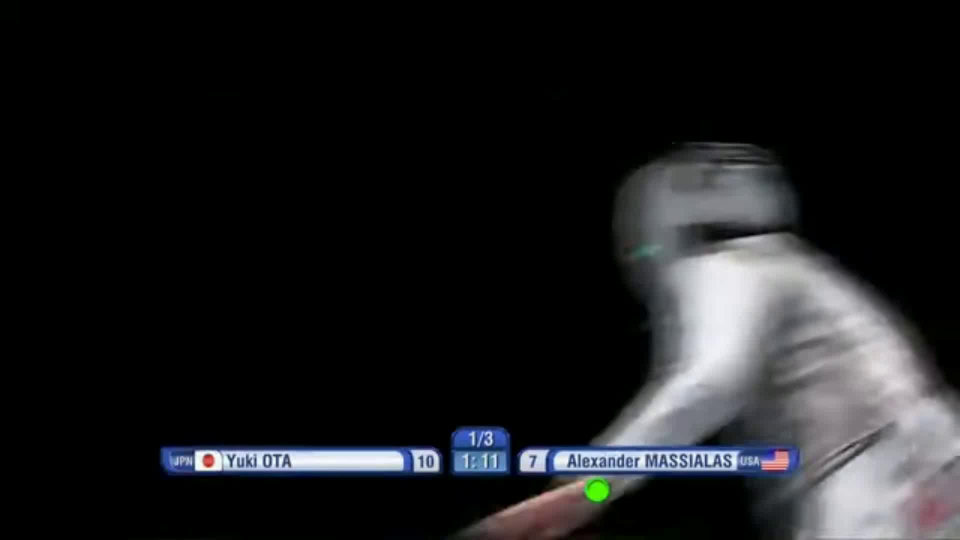
#> input picture frame 0 of data/clips/cand_001_5.9s_f0-189.mp4, 1920 x 1080 px, given in place of clip_001fixed.mp4, which was not available (shown at 1/2 size)
$ python extract_segments_more.py
#> lines starting #> are read from the running program, lines starting #| are printed output that depends on the picture; pictures that were not available may be replaced by others from this repository, and a replacement may not be noted
from pathlib import Path
import cv2

RAW_VIDEO = Path("data/raw/clip_001fixed.mp4")
CUTS_FILE = Path("outputs/cuts.txt")
OUT_DIR = Path("data/clips")
OUT_DIR.mkdir(parents=True, exist_ok=True)

# More permissive settings
MIN_SEC = 2.0
MAX_SEC = 18.0

def read_cuts():
    cuts = []
    if not CUTS_FILE.exists():
        return cuts
    for line in CUTS_FILE.read_text(encoding="utf-8").splitlines():
        line = line.strip()
        if not line or line.startswith("#"):
            continue
        # Expected format contains "frame=###"
        if "frame=" in line:
            try:
                part = line.split("frame=")[1]
                frame = int(part.split()[0])
                cuts.append(frame)
            except:
                pass
    cuts = sorted(set(cuts))
    return cuts

def main():
    cap = cv2.VideoCapture(str(RAW_VIDEO))
    if not cap.isOpened():
        raise RuntimeError(f"Could not open {RAW_VIDEO}")
    fps = cap.get(cv2.CAP_PROP_FPS)
    if fps <= 0:
        fps = 30.0
    total = int(cap.get(cv2.CAP_PROP_FRAME_COUNT))

    cuts = read_cuts()
    # Add boundaries
    boundaries = [0] + cuts + [total]
    segments = []
    for a, b in zip(boundaries[:-1], boundaries[1:]):
        dur = (b - a) / fps
        if MIN_SEC <= dur <= MAX_SEC:
            segments.append((a, b, dur))

    print(f"FPS={fps:.2f}  total_frames={total}")
    print(f"Found {len(segments)} candidate segments between cuts (MIN={MIN_SEC}s MAX={MAX_SEC}s).")

    # Write each segment out
    fourcc = cv2.VideoWriter_fourcc(*"mp4v")
    for i, (a, b, dur) in enumerate(segments, start=1):
        out_path = OUT_DIR / f"cand_{i:03d}_{dur:.1f}s_f{a}-{b}.mp4"
        cap.set(cv2.CAP_PROP_POS_FRAMES, a)
        ok, frame0 = cap.read()
        if not ok:
            continue
        h, w = frame0.shape[:2]
        writer = cv2.VideoWriter(str(out_path), fourcc, fps, (w, h))
        writer.write(frame0)

        for _ in range(a + 1, b):
            ok, frame = cap.read()
            if not ok:
                break
            writer.write(frame)

        writer.release()
        print(f"Wrote {out_path.name}")
#> this loop made 1 pass
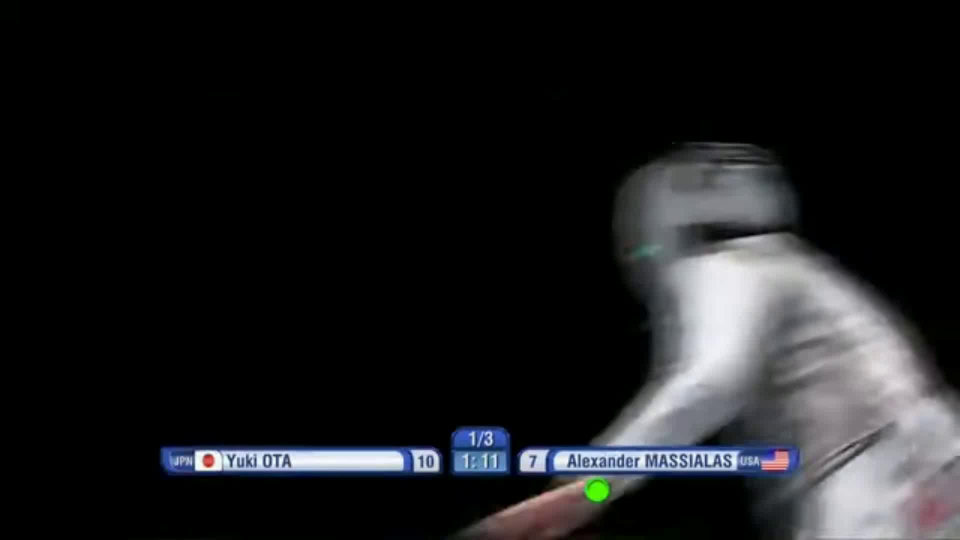
#> input picture frame 0 of data/clips/cand_001_5.9s_f0-189.mp4, 1920 x 1080 px, given in place of clip_001fixed.mp4, which was not available (shown at 1/2 size)
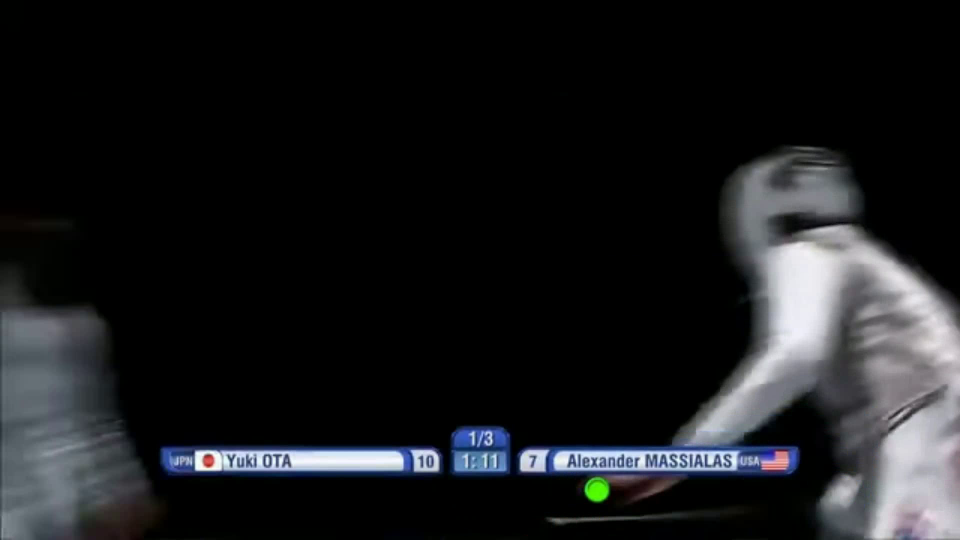
#> input picture frame 1 of data/clips/cand_001_5.9s_f0-189.mp4, 1920 x 1080 px, given in place of clip_001fixed.mp4, which was not available (shown at 1/2 size)
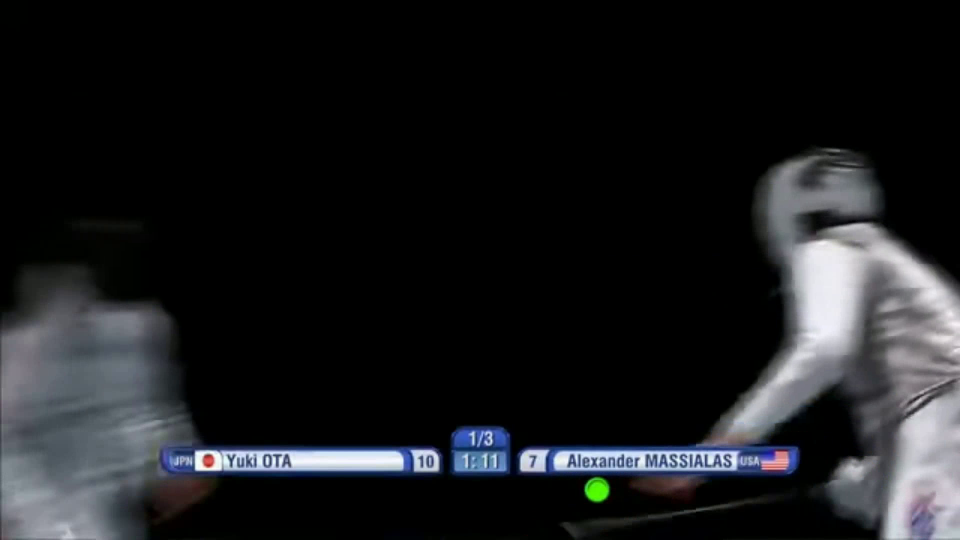
#> input picture frame 2 of data/clips/cand_001_5.9s_f0-189.mp4, 1920 x 1080 px, given in place of clip_001fixed.mp4, which was not available (shown at 1/2 size)
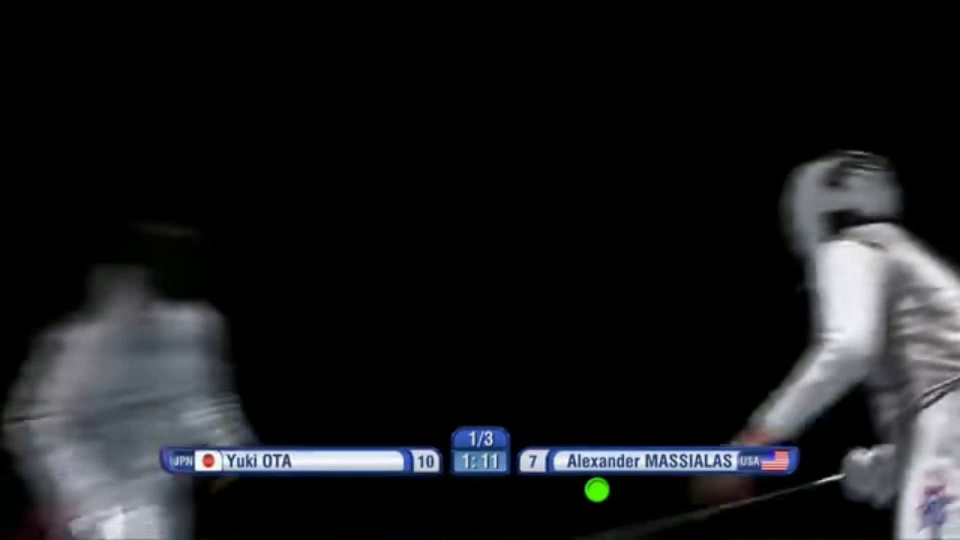
#> input picture frame 3 of data/clips/cand_001_5.9s_f0-189.mp4, 1920 x 1080 px, given in place of clip_001fixed.mp4, which was not available (shown at 1/2 size)
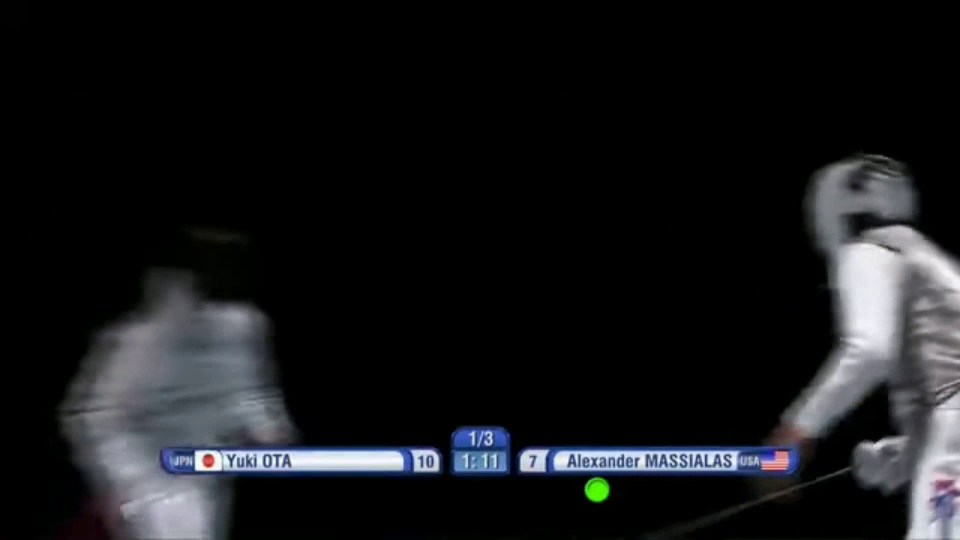
#> input picture frame 4 of data/clips/cand_001_5.9s_f0-189.mp4, 1920 x 1080 px, given in place of clip_001fixed.mp4, which was not available (shown at 1/2 size)
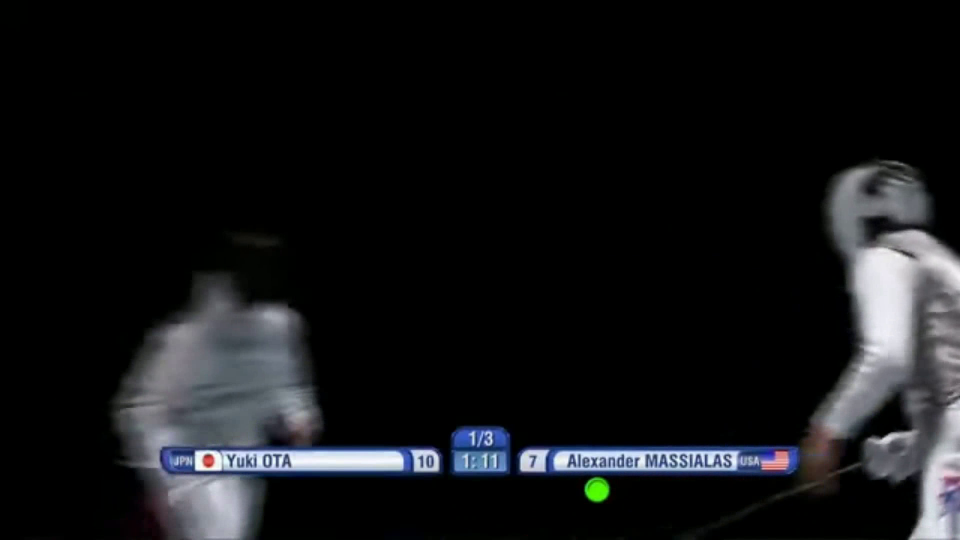
#> input picture frame 6 of data/clips/cand_001_5.9s_f0-189.mp4, 1920 x 1080 px, given in place of clip_001fixed.mp4, which was not available (shown at 1/2 size)
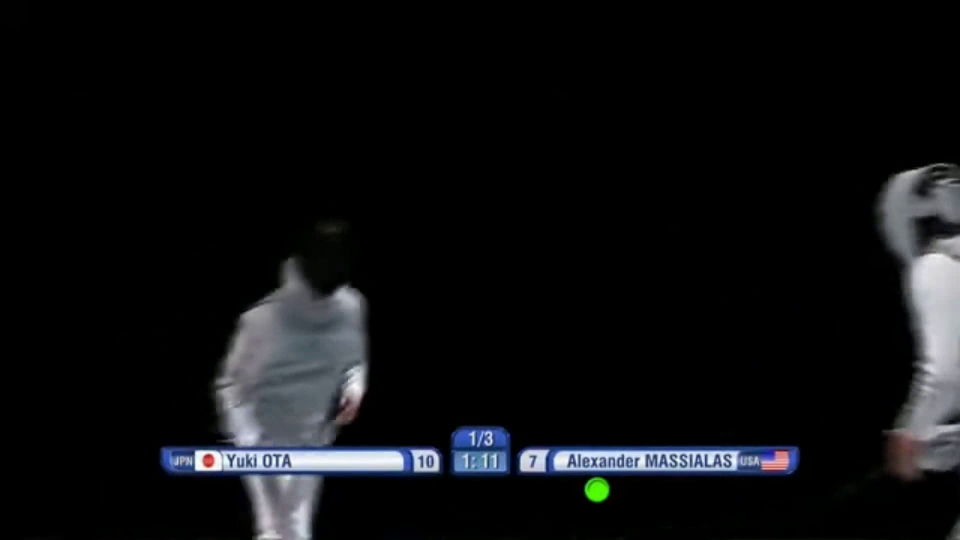
#> input picture frame 9 of data/clips/cand_001_5.9s_f0-189.mp4, 1920 x 1080 px, given in place of clip_001fixed.mp4, which was not available (shown at 1/2 size)
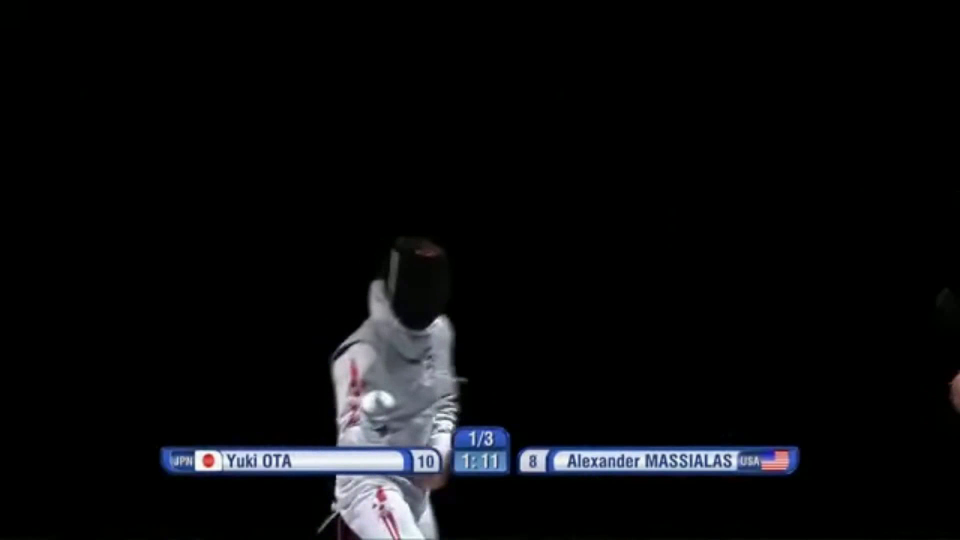
#> input picture frame 28 of data/clips/cand_001_5.9s_f0-189.mp4, 1920 x 1080 px, given in place of clip_001fixed.mp4, which was not available (shown at 1/2 size)
#> frame0 is the input picture: shape (1080, 1920, 3); mean B, G, R 30.2, 28.3, 27.8

    cap.release()
    print(f"Done. Candidate clips in {OUT_DIR}")

if __name__ == "__main__":
    main()

$ run again, starting later in the video
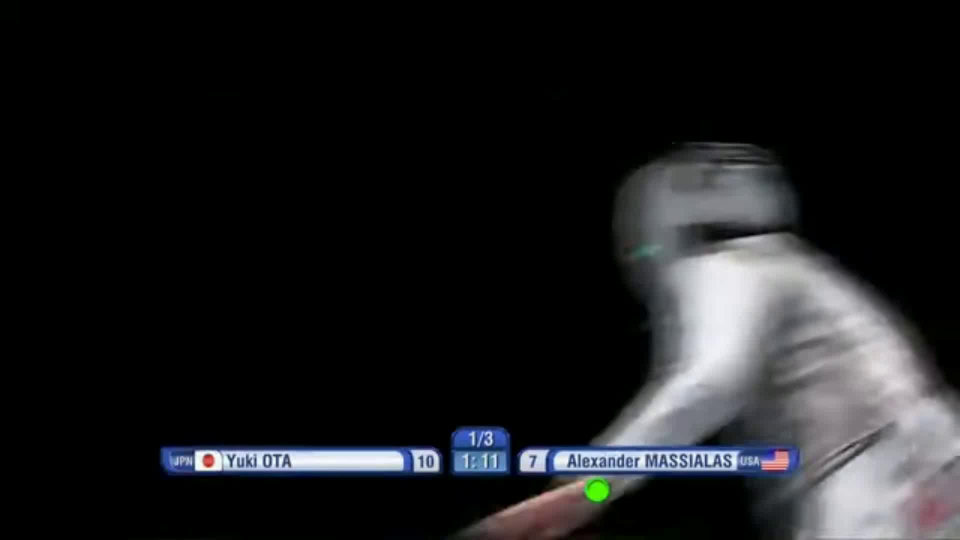
#> input picture frame 0 of data/clips/cand_001_5.9s_f0-189.mp4, 1920 x 1080 px, given in place of clip_001fixed.mp4, which was not available (shown at 1/2 size)
#> the loop in main, `for i, (a, b, dur) in enumerate(segments, start=1):` made 1 pass
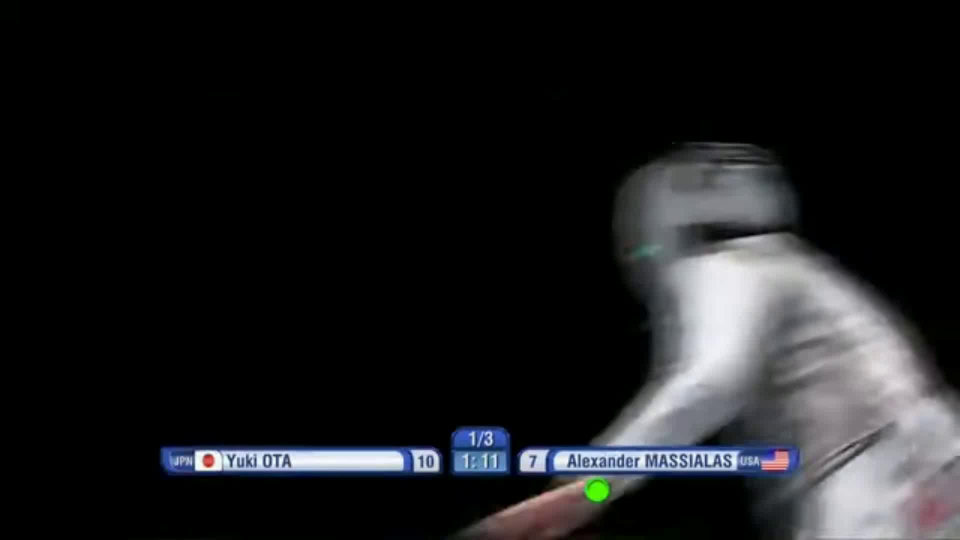
#> input picture frame 0 of data/clips/cand_001_5.9s_f0-189.mp4, 1920 x 1080 px, given in place of clip_001fixed.mp4, which was not available (shown at 1/2 size)
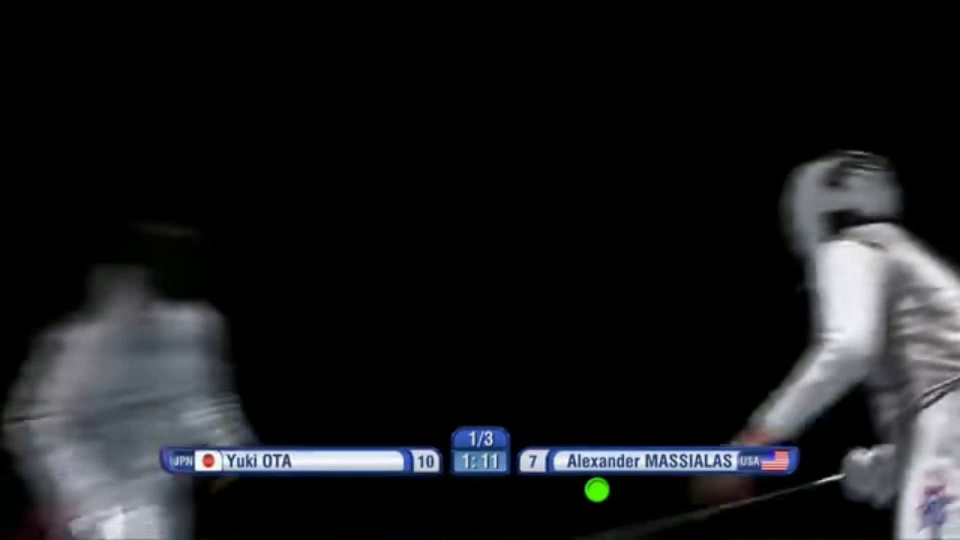
#> input picture frame 3 of data/clips/cand_001_5.9s_f0-189.mp4, 1920 x 1080 px, given in place of clip_001fixed.mp4, which was not available (shown at 1/2 size)
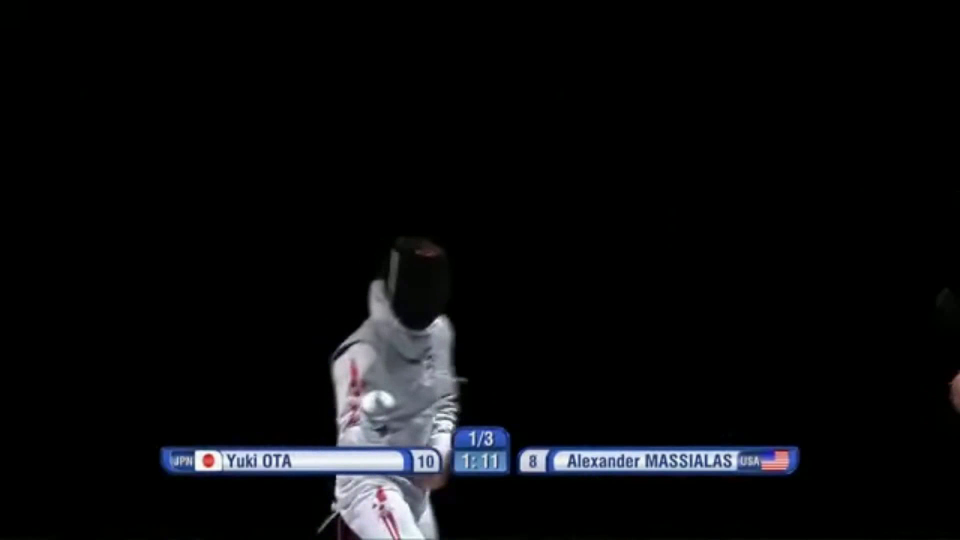
#> input picture frame 28 of data/clips/cand_001_5.9s_f0-189.mp4, 1920 x 1080 px, given in place of clip_001fixed.mp4, which was not available (shown at 1/2 size)
#> in main, frame0 is the input picture: shape (1080, 1920, 3); mean B, G, R 30.2, 28.3, 27.8
